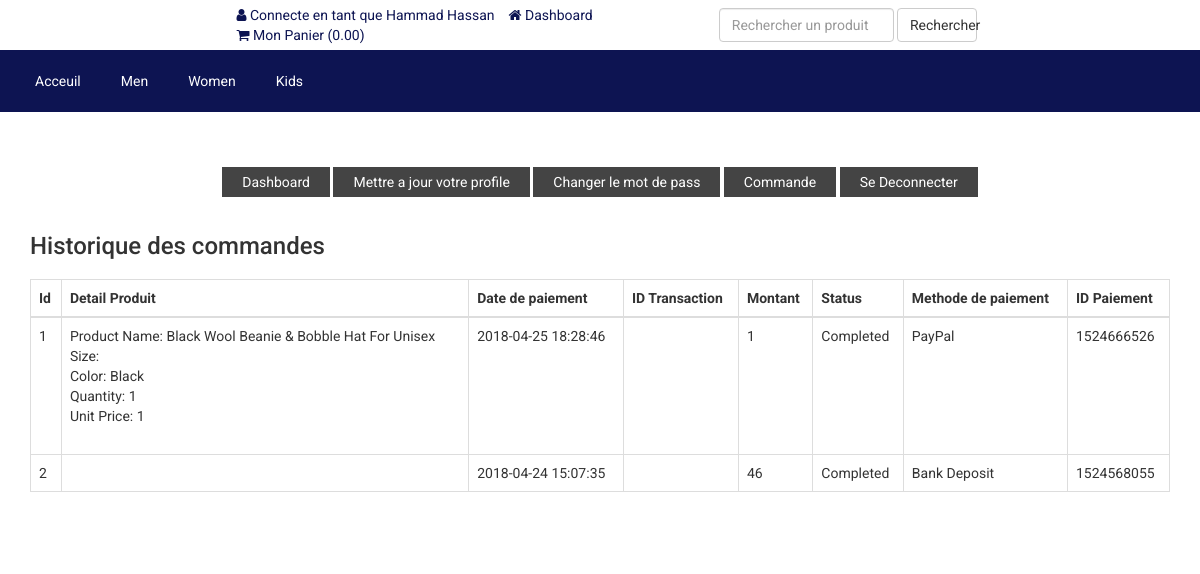
Page /customer-order.php (signed in) on the earlier database version.
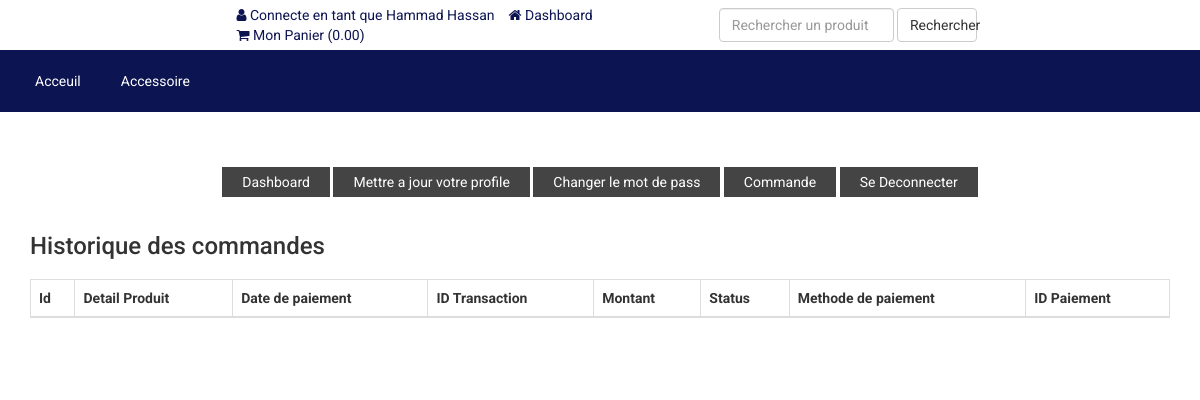
Same page on the later database version.
### tables this page shows
CREATE TABLE `tbl_top_category` (
  `tcat_id` int(11) NOT NULL,
  `tcat_name` varchar(255) NOT NULL,
  `show_on_menu` int(1) NOT NULL
);

CREATE TABLE `tbl_payment` (
  `id` int(11) NOT NULL,
  `customer_id` int(11) NOT NULL,
  `customer_name` varchar(255) NOT NULL,
  `customer_email` varchar(255) NOT NULL,
  `payment_date` varchar(50) NOT NULL,
  `txnid` varchar(255) NOT NULL,
  `paid_amount` int(11) NOT NULL,
  `card_number` varchar(50) NOT NULL,
  `card_cvv` varchar(10) NOT NULL,
  `card_month` varchar(10) NOT NULL,
  `card_year` varchar(10) NOT NULL,
  `bank_transaction_info` text NOT NULL,
  `payment_method` varchar(20) NOT NULL,
  `payment_status` varchar(25) NOT NULL,
  `shipping_status` varchar(20) NOT NULL,
  `payment_id` varchar(255) NOT NULL
);

CREATE TABLE `tbl_order` (
  `id` int(11) NOT NULL,
  `product_id` int(11) NOT NULL,
  `product_name` varchar(255) NOT NULL,
  `size` varchar(100) NOT NULL,
  `color` varchar(100) NOT NULL,
  `quantity` varchar(50) NOT NULL,
  `unit_price` varchar(50) NOT NULL,
  `payment_id` varchar(255) NOT NULL
);

### customer-order.php (the view, shortened to what this page needs)
<?php require_once('header.php'); ?>
<div class="page">
    <div class="container">
        <div class="row">
            <div class="col-md-12">
                <?php require_once('customer-sidebar.php'); ?>
            </div>
            <div class="col-md-12">
                <div class="user-content">
                    <h3>Historique des commandes</h3>
                    <div class="table-responsive">
                        <table class="table table-bordered">
                            <thead>
                                <tr>
                                    <th>Id</th>
                                    <th>Detail Produit</th>
                                    <th>Date de paiement</th>
                                    <th>ID Transaction</th>
                                    <th>Montant</th>
                                    <th>Status</th>
                                    <th>Methode de paiement</th>
                                    <th>ID Paiement</th>
                                </tr>
                            </thead>
                            <tbody>
            <?php
            $limit = 10;
            $page = @$_GET['page'];
            if($page)
                $start = ($page - 1) * $limit;
            else
                $start = 0;
            $statement = $pdo->prepare("SELECT * FROM tbl_payment WHERE customer_email=? ORDER BY id DESC LIMIT $start, $limit");
            $statement->execute(array($_SESSION['customer']['cust_email']));
            $result = $statement->fetchAll(PDO::FETCH_ASSOC);
            if ($page == 0) $page = 1;
            ?>
                                <?php
                                $tip = $page*10-10;
                                foreach ($result as $row) {
                                    $tip++;
                                    ?>
                                    <tr>
                                        <td><?php echo $tip; ?></td>
                                        <td>
                                            <?php
                                            $statement1 = $pdo->prepare("SELECT * FROM tbl_order WHERE payment_id=?");
                                            $statement1->execute(array($row['payment_id']));
                                            $result1 = $statement1->fetchAll(PDO::FETCH_ASSOC);
                                            foreach ($result1 as $row1) {
                                                echo 'Product Name: '.$row1['product_name'];
                                                echo '<br>Size: '.$row1['size'];
                                                echo '<br>Color: '.$row1['color'];
                                                echo '<br>Quantity: '.$row1['quantity'];
                                                echo '<br>Unit Price: '.$row1['unit_price'];
                                                echo '<br><br>';
                                            }
                                            ?>
                                        </td>
                                        <td><?php echo $row['payment_date']; ?></td>
                                        <td><?php echo $row['txnid']; ?></td>
                                        <td><?php echo $row['paid_amount']; ?></td>
                                        <td><?php echo $row['payment_status']; ?></td>
                                        <td><?php echo $row['payment_method']; ?></td>
                                        <td><?php echo $row['payment_id']; ?></td>
                                    </tr>
                                    <?php
                                }
                                ?>
                            </tbody>
                        </table>
                        <div class="pagination" style="overflow: hidden;">
                    </div>
                </div>
            </div>
        </div>
    </div>
</div>
<?php require_once('footer.php'); ?>

### header.php (shortened to what this page needs)
<?php
include("admin/inc/config.php");
?>
<!DOCTYPE html>
<html lang="en">
<head>
	<link rel="stylesheet" href="assets/css/bootstrap.min.css">
	<link rel="stylesheet" href="assets/css/font-awesome.min.css">
	<link rel="stylesheet" href="assets/css/owl.carousel.min.css">
	<link rel="stylesheet" href="assets/css/owl.theme.default.min.css">
	<link rel="stylesheet" href="assets/css/jquery.bxslider.min.css">
    <link rel="stylesheet" href="assets/css/magnific-popup.css">
    <link rel="stylesheet" href="assets/css/rating.css">
	<link rel="stylesheet" href="assets/css/spacing.css">
	<link rel="stylesheet" href="assets/css/bootstrap-touch-slider.css">
	<link rel="stylesheet" href="assets/css/animate.min.css">
	<link rel="stylesheet" href="assets/css/tree-menu.css">
	<link rel="stylesheet" href="assets/css/select2.min.css">
	<link rel="stylesheet" href="assets/css/main.css">
	<link rel="stylesheet" href="assets/css/responsive.css">
</head>
<body>
<div class="header">
	<div class="container">
		<div class="row inner">
			<div class="col-md-5 right" style="margin-left:auto; ">
				<ul>
					<?php
					if(isset($_SESSION['customer'])) {
						?>
						<li><i class="fa fa-user"></i> Connecte en tant que <?php echo $_SESSION['customer']['cust_name']; ?></li>
						<li><a href="dashboard.php"><i class="fa fa-home"></i> <?php echo LANG_VALUE_89; ?></a></li>
						<?php
					} else {
						?>
						<li><a href="login.php"><i class="fa fa-sign-in"></i> Se Connecter</a></li>
						<li><a href="registration.php"><i class="fa fa-user-plus"></i> S'inscrire</a></li>
						<?php
					}
					?>
					<li><a href="cart.php"><i class="fa fa-shopping-cart"></i> Mon Panier (<?php
					if(isset($_SESSION['cart_p_id'])) {
						$table_total_price = 0;
						$i=0;
	                    foreach($_SESSION['cart_p_qty'] as $key => $value)
	                    {
	                        $i++;
	                        $arr_cart_p_qty[$i] = $value;
	                    }                    $i=0;
	                    foreach($_SESSION['cart_p_current_price'] as $key => $value)
	                    {
	                        $i++;
	                        $arr_cart_p_current_price[$i] = $value;
	                    }
	                    for($i=1;$i<=count($arr_cart_p_qty);$i++) {
	                    	$row_total_price = $arr_cart_p_current_price[$i]*$arr_cart_p_qty[$i];
	                        $table_total_price = $table_total_price + $row_total_price;
	                    }
						echo $table_total_price;
					} else {
						echo '0.00';
					}
					?>)</a></li>
				</ul>
			</div>
			<div class="col-md-3 search-area"  style="margin-left:auto;">
				<form class="navbar-form navbar-left" role="search" action="search-result.php" method="get">
					<div class="form-group">
						<input type="text" class="form-control search-top" placeholder="Rechercher un produit" name="search_text">
					</div>
					<button type="submit" class="btn btn-default">Rechercher</button>
				</form>
			</div>
		</div>
	</div>
</div>
<div class="nav">
	<div class="container">
		<div class="row">
			<div class="col-md-12 pl_0 pr_0">
				<div class="menu-container">
					<div class="menu">
						<ul>
							<li><a href="index.php">Acceuil</a></li>
							<?php
							$statement = $pdo->prepare("SELECT * FROM tbl_top_category WHERE show_on_menu=1");
							$statement->execute();
							$result = $statement->fetchAll(PDO::FETCH_ASSOC);
							foreach ($result as $row) {
								?>
								<li><a href="product-category.php?id=<?php echo $row['tcat_id']; ?>&type=top-category"><?php echo $row['tcat_name']; ?></a>
								</li>
								<?php
							}
							?>
						</ul>
					</div>
				</div>
			</div>
		</div>
	</div>
</div>

### customer-sidebar.php
<div class="user-sidebar">
    <ul>
        <li><a href="dashboard.php">Dashboard</a></li>
        <li><a href="customer-profile-update.php">Mettre a jour votre profile</a></li>
        <li><a href="customer-password-update.php">Changer le mot de pass</a></li>
        <li><a href="customer-order.php">Commande</a></li>
        <li><a href="logout.php">Se Deconnecter</a></li>
    </ul>
</div>

### footer.php (shortened to what this page needs)
</body>
</html>

### assets/css/main.css (style rules this page uses)
* { margin: 0; padding: 0; }
body { font-family: 'Roboto', sans-serif; font-size: 14px; }
h1, h2, h3, h4, h5, h6 { font-family: 'Roboto', sans-serif; }
a { text-decoration: none; }
.header { width: 100%; height: auto; background: #fff; }
.header .inner { height: auto; display: table; }
.header .navbar-form .form-control { width: 300px; }
.header .search-area { float: none; display: table-cell; vertical-align: middle; }
.header .search-area .form-group { width: calc(100% - 84px); }
.header .search-area button { width: 80px; }
.header .search-area form { width: 100%; }
.header .right { float: none; display: table-cell; vertical-align: middle; padding-right: 0; }
.header .right ul { float: right; margin-bottom: 0; }
.header .right ul li { list-style-type: none; float: left; margin-left: 14px; color: #0d1452; }
.header .right ul li a { color: #0d1452; }
.header .navbar-form .search-top { width: 100%; }
.nav { background: #0d1452; }
.menu-container { width: 100%; margin: 0 auto; background: #0d1452; }
.menu-dropdown-icon:before { content: "\f067"; font-family: "FontAwesome"; display: none; cursor: pointer; float: right; padding: 1.5em 2em; background: #fff; color: #333; }
.menu > ul { margin: 0 auto; width: 100%; list-style: none; padding: 0; position: relative; box-sizing: border-box; }
.menu > ul:before, .menu > ul:after { content: ""; display: table; }
.menu > ul:after { clear: both; }
.menu > ul > li { float: left; padding: 0; margin: 0; }
.menu > ul > li a { text-decoration: none; padding: 1.5em 20px; display: block; color: #fff; }
.page { width: 100%; height: auto; padding-top: 50px; padding-bottom: 50px; }
.user-sidebar ul { text-align: center; }
.user-sidebar ul li { list-style-type: none; border-bottom: 1px solid #fff; display: inline-block; }
.user-sidebar ul li a { padding: 7px 20px; min-height: 40px; line-height: 40px; background: #444; color: #fff; }
.user-content h3 { margin-bottom: 20px; }
div.pagination { padding: 3px; margin: 3px; z-index: 1000; font-size: 14px; margin-bottom: 20px; }

### assets/css/responsive.css (style rules this page uses)
@media only screen and (min-width: 992px) { .header .inner { width: 100%; } }
@media only screen and (min-width: 992px) { .header .search-area { padding-right: 0; } }
@media only screen and (min-width: 992px) { .header .search-area form { padding-right: 0; } }
@media only screen and (min-width: 992px) { .header .container { padding-right: 0; } }

Differences in the rows shown:
removed tbl_top_category: tcat_name "Men"
removed tbl_top_category: tcat_name "Women"
removed tbl_top_category: tcat_name "Kids"
removed tbl_payment: payment_date "2018-04-25 18:28:46", paid_amount "1", payment_status "Completed", payment_method "PayPal", payment "1524666526"
removed tbl_order: product_name "Black Wool Beanie & Bobble Hat For Unisex", color "Black", quantity "1", unit_price "1"
removed tbl_payment: payment_date "2018-04-24 15:07:35", paid_amount "46", payment_status "Completed", payment_method "Bank Deposit", payment "1524568055"
added tbl_top_category: tcat_name "Accessoire"
